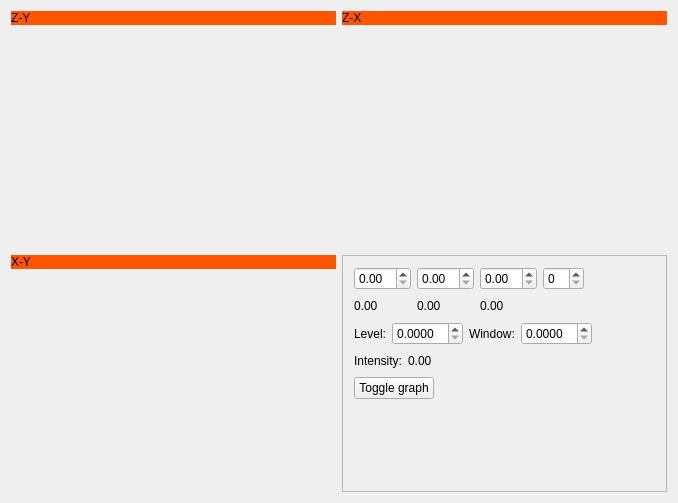
<ui version="4.0" >
 <class>ThreeViewClass</class>
 <widget class="QWidget" name="ThreeViewClass" >
  <property name="geometry" >
   <rect>
    <x>0</x>
    <y>0</y>
    <width>678</width>
    <height>503</height>
   </rect>
  </property>
  <property name="windowTitle" >
   <string>ThreeView</string>
  </property>
  <property name="autoFillBackground" >
   <bool>true</bool>
  </property>
  <layout class="QGridLayout" name="gridLayout" >
   <item row="0" column="0" >
    <layout class="QVBoxLayout" name="verticalLayout" >
     <item>
      <widget class="QLabel" name="m_Label1" >
       <property name="sizePolicy" >
        <sizepolicy vsizetype="Fixed" hsizetype="Ignored" >
         <horstretch>0</horstretch>
         <verstretch>0</verstretch>
        </sizepolicy>
       </property>
       <property name="palette" >
        <palette>
         <active>
          <colorrole role="Base" >
           <brush brushstyle="SolidPattern" >
            <color alpha="255" >
             <red>255</red>
             <green>255</green>
             <blue>255</blue>
            </color>
           </brush>
          </colorrole>
          <colorrole role="Window" >
           <brush brushstyle="SolidPattern" >
            <color alpha="255" >
             <red>255</red>
             <green>85</green>
             <blue>0</blue>
            </color>
           </brush>
          </colorrole>
         </active>
         <inactive>
          <colorrole role="Base" >
           <brush brushstyle="SolidPattern" >
            <color alpha="255" >
             <red>255</red>
             <green>255</green>
             <blue>255</blue>
            </color>
           </brush>
          </colorrole>
          <colorrole role="Window" >
           <brush brushstyle="SolidPattern" >
            <color alpha="255" >
             <red>255</red>
             <green>85</green>
             <blue>0</blue>
            </color>
           </brush>
          </colorrole>
         </inactive>
         <disabled>
          <colorrole role="Base" >
           <brush brushstyle="SolidPattern" >
            <color alpha="255" >
             <red>255</red>
             <green>85</green>
             <blue>0</blue>
            </color>
           </brush>
          </colorrole>
          <colorrole role="Window" >
           <brush brushstyle="SolidPattern" >
            <color alpha="255" >
             <red>255</red>
             <green>85</green>
             <blue>0</blue>
            </color>
           </brush>
          </colorrole>
         </disabled>
        </palette>
       </property>
       <property name="autoFillBackground" >
        <bool>true</bool>
       </property>
       <property name="text" >
        <string>Z-Y</string>
       </property>
      </widget>
     </item>
     <item>
      <widget class="rbm::ImagePlane" native="1" name="m_Widget1" >
       <property name="sizePolicy" >
        <sizepolicy vsizetype="MinimumExpanding" hsizetype="MinimumExpanding" >
         <horstretch>0</horstretch>
         <verstretch>0</verstretch>
        </sizepolicy>
       </property>
      </widget>
     </item>
    </layout>
   </item>
   <item row="0" column="1" >
    <layout class="QVBoxLayout" name="verticalLayout_2" >
     <item>
      <widget class="QLabel" name="m_Label2" >
       <property name="sizePolicy" >
        <sizepolicy vsizetype="Fixed" hsizetype="Ignored" >
         <horstretch>0</horstretch>
         <verstretch>0</verstretch>
        </sizepolicy>
       </property>
       <property name="palette" >
        <palette>
         <active>
          <colorrole role="Base" >
           <brush brushstyle="SolidPattern" >
            <color alpha="255" >
             <red>255</red>
             <green>255</green>
             <blue>255</blue>
            </color>
           </brush>
          </colorrole>
          <colorrole role="Window" >
           <brush brushstyle="SolidPattern" >
            <color alpha="255" >
             <red>255</red>
             <green>85</green>
             <blue>0</blue>
            </color>
           </brush>
          </colorrole>
         </active>
         <inactive>
          <colorrole role="Base" >
           <brush brushstyle="SolidPattern" >
            <color alpha="255" >
             <red>255</red>
             <green>255</green>
             <blue>255</blue>
            </color>
           </brush>
          </colorrole>
          <colorrole role="Window" >
           <brush brushstyle="SolidPattern" >
            <color alpha="255" >
             <red>255</red>
             <green>85</green>
             <blue>0</blue>
            </color>
           </brush>
          </colorrole>
         </inactive>
         <disabled>
          <colorrole role="Base" >
           <brush brushstyle="SolidPattern" >
            <color alpha="255" >
             <red>255</red>
             <green>85</green>
             <blue>0</blue>
            </color>
           </brush>
          </colorrole>
          <colorrole role="Window" >
           <brush brushstyle="SolidPattern" >
            <color alpha="255" >
             <red>255</red>
             <green>85</green>
             <blue>0</blue>
            </color>
           </brush>
          </colorrole>
         </disabled>
        </palette>
       </property>
       <property name="autoFillBackground" >
        <bool>true</bool>
       </property>
       <property name="text" >
        <string>Z-X</string>
       </property>
      </widget>
     </item>
     <item>
      <widget class="rbm::ImagePlane" native="1" name="m_Widget2" >
       <property name="sizePolicy" >
        <sizepolicy vsizetype="MinimumExpanding" hsizetype="MinimumExpanding" >
         <horstretch>0</horstretch>
         <verstretch>0</verstretch>
        </sizepolicy>
       </property>
       <property name="minimumSize" >
        <size>
         <width>267</width>
         <height>183</height>
        </size>
       </property>
      </widget>
     </item>
    </layout>
   </item>
   <item row="1" column="0" >
    <layout class="QVBoxLayout" name="verticalLayout_3" >
     <item>
      <widget class="QLabel" name="m_Label3" >
       <property name="sizePolicy" >
        <sizepolicy vsizetype="Fixed" hsizetype="Ignored" >
         <horstretch>0</horstretch>
         <verstretch>0</verstretch>
        </sizepolicy>
       </property>
       <property name="palette" >
        <palette>
         <active>
          <colorrole role="Base" >
           <brush brushstyle="SolidPattern" >
            <color alpha="255" >
             <red>255</red>
             <green>255</green>
             <blue>255</blue>
            </color>
           </brush>
          </colorrole>
          <colorrole role="Window" >
           <brush brushstyle="SolidPattern" >
            <color alpha="255" >
             <red>255</red>
             <green>85</green>
             <blue>0</blue>
            </color>
           </brush>
          </colorrole>
         </active>
         <inactive>
          <colorrole role="Base" >
           <brush brushstyle="SolidPattern" >
            <color alpha="255" >
             <red>255</red>
             <green>255</green>
             <blue>255</blue>
            </color>
           </brush>
          </colorrole>
          <colorrole role="Window" >
           <brush brushstyle="SolidPattern" >
            <color alpha="255" >
             <red>255</red>
             <green>85</green>
             <blue>0</blue>
            </color>
           </brush>
          </colorrole>
         </inactive>
         <disabled>
          <colorrole role="Base" >
           <brush brushstyle="SolidPattern" >
            <color alpha="255" >
             <red>255</red>
             <green>85</green>
             <blue>0</blue>
            </color>
           </brush>
          </colorrole>
          <colorrole role="Window" >
           <brush brushstyle="SolidPattern" >
            <color alpha="255" >
             <red>255</red>
             <green>85</green>
             <blue>0</blue>
            </color>
           </brush>
          </colorrole>
         </disabled>
        </palette>
       </property>
       <property name="autoFillBackground" >
        <bool>true</bool>
       </property>
       <property name="text" >
        <string>X-Y</string>
       </property>
      </widget>
     </item>
     <item>
      <widget class="rbm::ImagePlane" native="1" name="m_Widget3" >
       <property name="sizePolicy" >
        <sizepolicy vsizetype="MinimumExpanding" hsizetype="MinimumExpanding" >
         <horstretch>0</horstretch>
         <verstretch>0</verstretch>
        </sizepolicy>
       </property>
      </widget>
     </item>
    </layout>
   </item>
   <item row="1" column="1" >
    <widget class="QFrame" name="m_Frame" >
     <property name="sizePolicy" >
      <sizepolicy vsizetype="MinimumExpanding" hsizetype="MinimumExpanding" >
       <horstretch>0</horstretch>
       <verstretch>0</verstretch>
      </sizepolicy>
     </property>
     <property name="frameShape" >
      <enum>QFrame::StyledPanel</enum>
     </property>
     <property name="frameShadow" >
      <enum>QFrame::Raised</enum>
     </property>
     <layout class="QVBoxLayout" name="verticalLayout_4" >
      <item>
       <layout class="QHBoxLayout" name="horizontalLayout_2" >
        <item>
         <layout class="QGridLayout" name="gridLayout_2" >
          <item row="0" column="0" >
           <widget class="QDoubleSpinBox" name="m_SpinX" >
            <property name="decimals" >
             <number>2</number>
            </property>
           </widget>
          </item>
          <item row="0" column="1" >
           <widget class="QDoubleSpinBox" name="m_SpinY" >
            <property name="decimals" >
             <number>2</number>
            </property>
           </widget>
          </item>
          <item row="0" column="2" >
           <widget class="QDoubleSpinBox" name="m_SpinZ" >
            <property name="decimals" >
             <number>2</number>
            </property>
           </widget>
          </item>
          <item row="0" column="3" >
           <widget class="QSpinBox" name="m_SpinT" />
          </item>
          <item row="1" column="0" >
           <widget class="QLabel" name="m_LabelX" >
            <property name="text" >
             <string>0.00</string>
            </property>
           </widget>
          </item>
          <item row="1" column="1" >
           <widget class="QLabel" name="m_LabelY" >
            <property name="text" >
             <string>0.00</string>
            </property>
           </widget>
          </item>
          <item row="1" column="2" >
           <widget class="QLabel" name="m_LabelZ" >
            <property name="text" >
             <string>0.00</string>
            </property>
           </widget>
          </item>
          <item row="1" column="3" >
           <spacer name="horizontalSpacer" >
            <property name="orientation" >
             <enum>Qt::Horizontal</enum>
            </property>
            <property name="sizeHint" stdset="0" >
             <size>
              <width>40</width>
              <height>20</height>
             </size>
            </property>
           </spacer>
          </item>
         </layout>
        </item>
        <item>
         <spacer name="horizontalSpacer_2" >
          <property name="orientation" >
           <enum>Qt::Horizontal</enum>
          </property>
          <property name="sizeHint" stdset="0" >
           <size>
            <width>40</width>
            <height>20</height>
           </size>
          </property>
         </spacer>
        </item>
       </layout>
      </item>
      <item>
       <layout class="QHBoxLayout" name="horizontalLayout_6" >
        <item>
         <layout class="QHBoxLayout" name="horizontalLayout" >
          <item>
           <widget class="QLabel" name="label" >
            <property name="text" >
             <string>Level:</string>
            </property>
           </widget>
          </item>
          <item>
           <widget class="QDoubleSpinBox" name="m_SpinLevel" >
            <property name="decimals" >
             <number>4</number>
            </property>
           </widget>
          </item>
          <item>
           <widget class="QLabel" name="label_2" >
            <property name="text" >
             <string>Window:</string>
            </property>
           </widget>
          </item>
          <item>
           <widget class="QDoubleSpinBox" name="m_SpinWindow" >
            <property name="decimals" >
             <number>4</number>
            </property>
            <property name="maximum" >
             <double>99.000000000000000</double>
            </property>
           </widget>
          </item>
         </layout>
        </item>
        <item>
         <spacer name="horizontalSpacer_5" >
          <property name="orientation" >
           <enum>Qt::Horizontal</enum>
          </property>
          <property name="sizeHint" stdset="0" >
           <size>
            <width>40</width>
            <height>20</height>
           </size>
          </property>
         </spacer>
        </item>
       </layout>
      </item>
      <item>
       <layout class="QHBoxLayout" name="horizontalLayout_5" >
        <item>
         <widget class="QLabel" name="label_3" >
          <property name="text" >
           <string>Intensity:</string>
          </property>
         </widget>
        </item>
        <item>
         <widget class="QLabel" name="m_LabelIntensity" >
          <property name="text" >
           <string>0.00</string>
          </property>
         </widget>
        </item>
        <item>
         <spacer name="horizontalSpacer_3" >
          <property name="orientation" >
           <enum>Qt::Horizontal</enum>
          </property>
          <property name="sizeHint" stdset="0" >
           <size>
            <width>40</width>
            <height>20</height>
           </size>
          </property>
         </spacer>
        </item>
       </layout>
      </item>
      <item>
       <layout class="QHBoxLayout" name="horizontalLayout_7" >
        <item>
         <widget class="QPushButton" name="pushButton" >
          <property name="text" >
           <string>Toggle graph</string>
          </property>
         </widget>
        </item>
        <item>
         <spacer name="horizontalSpacer_4" >
          <property name="orientation" >
           <enum>Qt::Horizontal</enum>
          </property>
          <property name="sizeHint" stdset="0" >
           <size>
            <width>40</width>
            <height>20</height>
           </size>
          </property>
         </spacer>
        </item>
       </layout>
      </item>
      <item>
       <spacer name="verticalSpacer" >
        <property name="orientation" >
         <enum>Qt::Vertical</enum>
        </property>
        <property name="sizeHint" stdset="0" >
         <size>
          <width>20</width>
          <height>40</height>
         </size>
        </property>
       </spacer>
      </item>
     </layout>
    </widget>
   </item>
  </layout>
 </widget>
 <layoutdefault spacing="6" margin="11" />
 <customwidgets>
  <customwidget>
   <class>rbm::ImagePlane</class>
   <extends>QWidget</extends>
   <header>rbmImagePlane.h</header>
   <container>1</container>
  </customwidget>
 </customwidgets>
 <resources/>
 <connections/>
</ui>
